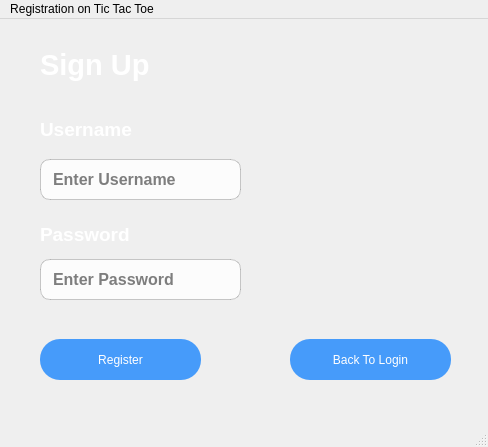
<?xml version="1.0" encoding="UTF-8"?>
<ui version="4.0">
 <class>Signup</class>
 <widget class="QMainWindow" name="Signup">
  <property name="geometry">
   <rect>
    <x>0</x>
    <y>0</y>
    <width>488</width>
    <height>447</height>
   </rect>
  </property>
  <property name="windowTitle">
   <string>MainWindow</string>
  </property>
  <property name="styleSheet">
   <string notr="true">QMainWindow {
    background: qlineargradient(
        spread: pad,
        x1: 0, y1: 0,
        x2: 1, y2: 1,
        stop: 0 rgba(0, 34, 133, 180),
        stop: 1 rgba(255, 255, 255, 80)
    );
}
</string>
  </property>
  <widget class="QWidget" name="centralwidget">
   <widget class="QLabel" name="pr_label">
    <property name="geometry">
     <rect>
      <x>40</x>
      <y>190</y>
      <width>121</width>
      <height>51</height>
     </rect>
    </property>
    <property name="font">
     <font>
      <family>Arial</family>
      <pointsize>14</pointsize>
      <italic>false</italic>
      <bold>true</bold>
     </font>
    </property>
    <property name="styleSheet">
     <string notr="true">color: white;
font: 700 14pt &quot;Arial&quot;;
</string>
    </property>
    <property name="text">
     <string>Password</string>
    </property>
   </widget>
   <widget class="QLineEdit" name="username_r">
    <property name="geometry">
     <rect>
      <x>40</x>
      <y>140</y>
      <width>201</width>
      <height>41</height>
     </rect>
    </property>
    <property name="font">
     <font>
      <family>Arial</family>
      <pointsize>12</pointsize>
      <italic>false</italic>
      <bold>true</bold>
     </font>
    </property>
    <property name="styleSheet">
     <string notr="true">QLineEdit {
    color: black;
    background-color: rgba(255, 255, 255, 200);  /* أبيض شفاف */
    border-radius: 10px;
    padding: 6px 10px;
    font: bold 12pt &quot;Arial&quot;;
    border: 1px solid rgba(0, 0, 0, 50);
}

QLineEdit:focus {
    border: 2px solid #007BFF; /* أزرق جميل */
    background-color: rgba(255, 255, 255, 240);
    box-shadow: 0 0 5px #007BFF;
}
</string>
    </property>
    <property name="placeholderText">
     <string>Enter Username</string>
    </property>
   </widget>
   <widget class="QLabel" name="ur_label">
    <property name="geometry">
     <rect>
      <x>40</x>
      <y>90</y>
      <width>121</width>
      <height>41</height>
     </rect>
    </property>
    <property name="font">
     <font>
      <family>Arial</family>
      <pointsize>14</pointsize>
      <italic>false</italic>
      <bold>true</bold>
     </font>
    </property>
    <property name="styleSheet">
     <string notr="true">color: white;
font: 700 14pt &quot;Arial&quot;;
</string>
    </property>
    <property name="text">
     <string>Username</string>
    </property>
   </widget>
   <widget class="QLineEdit" name="password_r">
    <property name="geometry">
     <rect>
      <x>40</x>
      <y>240</y>
      <width>201</width>
      <height>41</height>
     </rect>
    </property>
    <property name="font">
     <font>
      <family>Arial</family>
      <pointsize>12</pointsize>
      <italic>false</italic>
      <bold>true</bold>
     </font>
    </property>
    <property name="styleSheet">
     <string notr="true">QLineEdit {
    color: black;
    background-color: rgba(255, 255, 255, 200);  /* أبيض شفاف */
    border-radius: 10px;
    padding: 6px 10px;
    font: bold 12pt &quot;Arial&quot;;
    border: 1px solid rgba(0, 0, 0, 50);
}

QLineEdit:focus {
    border: 2px solid #007BFF; /* أزرق جميل */
    background-color: rgba(255, 255, 255, 240);
    box-shadow: 0 0 5px #007BFF;
}
</string>
    </property>
    <property name="echoMode">
     <enum>QLineEdit::EchoMode::Password</enum>
    </property>
    <property name="placeholderText">
     <string>Enter Password</string>
    </property>
   </widget>
   <widget class="QLabel" name="signup_label">
    <property name="geometry">
     <rect>
      <x>40</x>
      <y>10</y>
      <width>301</width>
      <height>71</height>
     </rect>
    </property>
    <property name="font">
     <font>
      <family>Arial</family>
      <pointsize>22</pointsize>
      <italic>false</italic>
      <bold>true</bold>
     </font>
    </property>
    <property name="styleSheet">
     <string notr="true">color: white;
font: 700 22pt &quot;Arial&quot;;</string>
    </property>
    <property name="text">
     <string>Sign Up</string>
    </property>
   </widget>
   <widget class="QPushButton" name="back_button">
    <property name="geometry">
     <rect>
      <x>290</x>
      <y>320</y>
      <width>161</width>
      <height>41</height>
     </rect>
    </property>
    <property name="styleSheet">
     <string notr="true">QPushButton {
    border: none;
    color: white;
    background-color: rgba(0, 120, 255, 180); /* أزرق شفاف */
    font: bold 11pt &quot;Arial&quot;;
    border-radius: 20px;
    padding: 8px;
}

QPushButton:hover {
    background-color: rgba(30, 144, 255, 220); /* أزرق أفتح عند المرور */
    font: bold 12pt &quot;Arial&quot;;
}

QPushButton:pressed {
    background-color: rgba(0, 80, 180, 255); /* أزرق داكن عند الضغط */
    font: bold 12pt &quot;Arial&quot;;
}
</string>
    </property>
    <property name="text">
     <string>Back To Login</string>
    </property>
   </widget>
   <widget class="QPushButton" name="reg_button">
    <property name="geometry">
     <rect>
      <x>40</x>
      <y>320</y>
      <width>161</width>
      <height>41</height>
     </rect>
    </property>
    <property name="styleSheet">
     <string notr="true">QPushButton {
    border: none;
    color: white;
    background-color: rgba(0, 120, 255, 180); /* أزرق شفاف */
    font: bold 11pt &quot;Arial&quot;;
    border-radius: 20px;
    padding: 8px;
}

QPushButton:hover {
    background-color: rgba(30, 144, 255, 220); /* أزرق أفتح عند المرور */
    font: bold 12pt &quot;Arial&quot;;
}

QPushButton:pressed {
    background-color: rgba(0, 80, 180, 255); /* أزرق داكن عند الضغط */
    font: bold 12pt &quot;Arial&quot;;
}
</string>
    </property>
    <property name="text">
     <string>Register</string>
    </property>
   </widget>
  </widget>
  <widget class="QMenuBar" name="menubar">
   <property name="geometry">
    <rect>
     <x>0</x>
     <y>0</y>
     <width>488</width>
     <height>25</height>
    </rect>
   </property>
   <widget class="QMenu" name="menuregistration_on_Tic_Tac_Toe">
    <property name="title">
     <string>Registration on Tic Tac Toe</string>
    </property>
   </widget>
   <addaction name="menuregistration_on_Tic_Tac_Toe"/>
  </widget>
  <widget class="QStatusBar" name="statusbar"/>
 </widget>
 <resources/>
 <connections/>
</ui>
